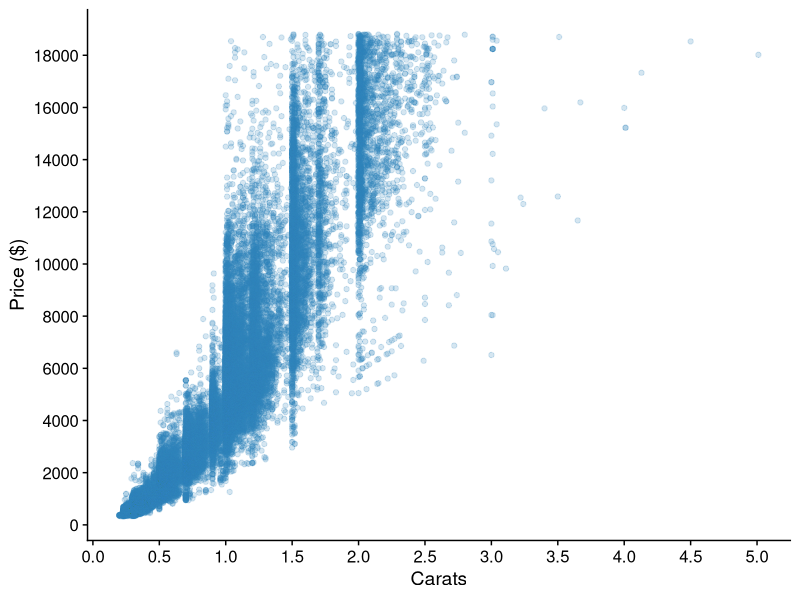
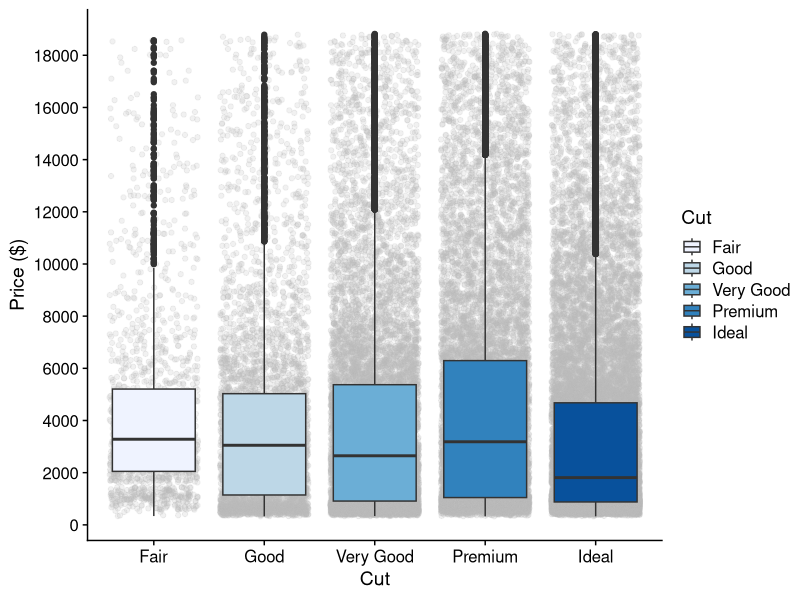
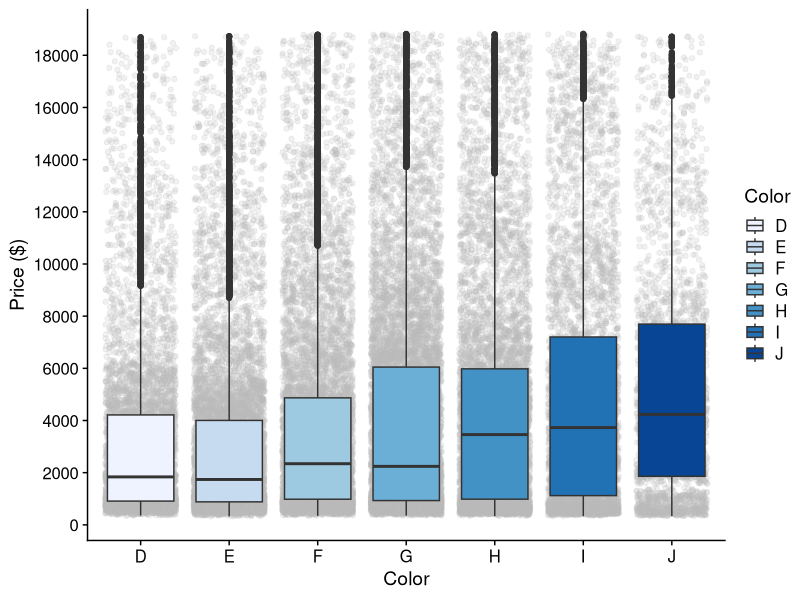
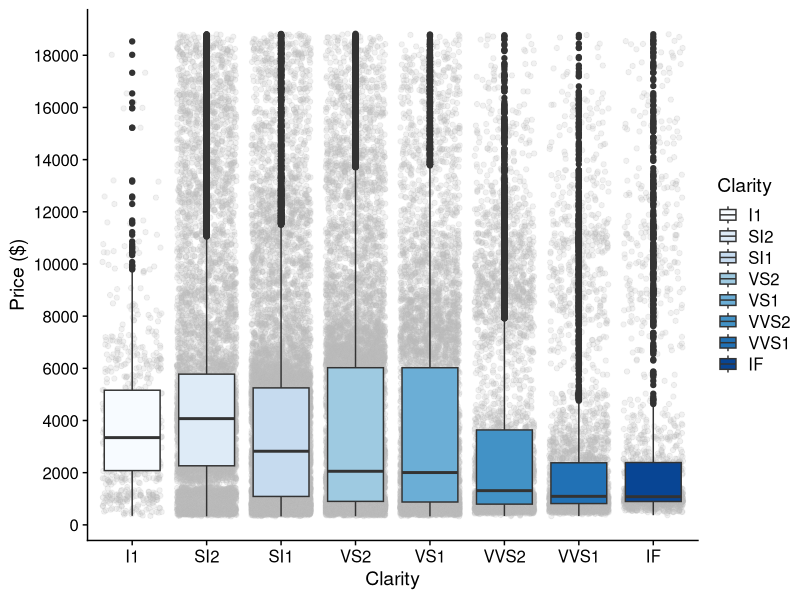
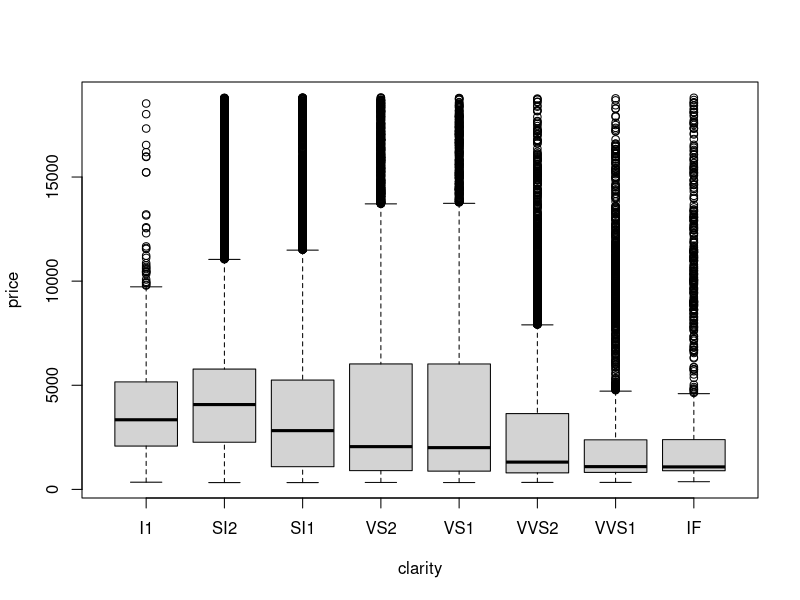

Reproduce these figures in R, in order.
## ---- chunk 1
knitr::opts_chunk$set()
## ---- chunk 2
library(ggplot2)
library(cowplot)
library(knitr)
library(glue)
## ---- chunk 3
kable(head(diamonds, 10), 'html')
## ---- chunk 4
str(diamonds)
## ---- chunk 5
ggplot(diamonds, aes(carat, price)) + 
    geom_point(color = '#3182bd', alpha = 0.2) + 
    scale_x_continuous(breaks = seq(0, 5.5, by = 0.5)) +
    scale_y_continuous(breaks = seq(0, 20000, by = 2000)) +
    labs(x = 'Carats', y = 'Price ($)') +
    theme_cowplot()
## ---- chunk 6
ggplot(diamonds, aes(cut, price)) + 
    geom_jitter(color = '#bbbbbb', alpha = 0.2) +
    geom_boxplot(aes(fill = cut)) + 
    scale_y_continuous(breaks = seq(0, 20000, by = 2000)) +
    scale_fill_brewer(name = 'Cut', palette = 'Blues') +
    labs(x = 'Cut', y = 'Price ($)') +
    theme_cowplot()
## ---- chunk 7
cut_model <- aov(price ~ cut, data = diamonds)
TukeyHSD(cut_model)
## ---- chunk 8
ggplot(diamonds, aes(color, price)) + 
    geom_jitter(color = '#bbbbbb', alpha = 0.2) +
    geom_boxplot(aes(fill = color)) + 
    scale_y_continuous(breaks = seq(0, 20000, by = 2000)) +
    scale_fill_brewer(name = 'Color', palette = 'Blues') +
    labs(x = 'Color', y = 'Price ($)') +
    theme_cowplot()
## ---- chunk 9
ggplot(diamonds, aes(clarity, price)) + 
    geom_jitter(color = '#bbbbbb', alpha = 0.2) +
    geom_boxplot(aes(fill = clarity)) + 
    scale_y_continuous(breaks = seq(0, 20000, by = 2000)) +
    scale_fill_brewer(name = 'Clarity', palette = 'Blues') +
    labs(x = 'Clarity', y = 'Price ($)') +
    theme_cowplot()
## ---- chunk 10
boxplot(price~clarity, data = diamonds)
